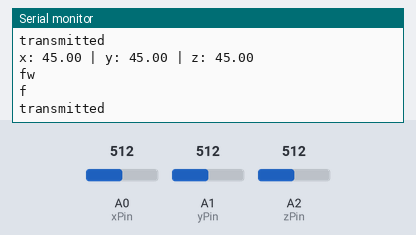
The sketch below on a simulated Arduino Uno, built with avr-gcc and run on an emulated ATmega328P. On the bench: the last lines printed to the serial monitor. The test bench sets the inputs (shaded band); at power-on: A1 (yPin) = 512, A0 (xPin) = 512, A2 (zPin) = 512. No radio packets arrive unless stated.

Above: at 4.0 s.
4.1 s: A1 (yPin) set to 392
At 6.9 s:
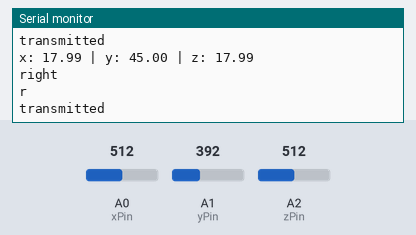
8.2 s: A0 (xPin) set to 481
At 10.4 s:
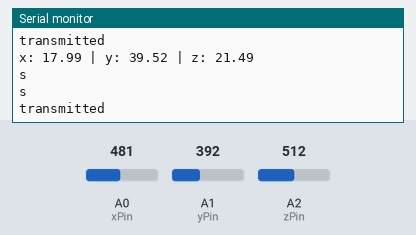
14.5 s: A0 (xPin) set to 140
At 17.5 s:
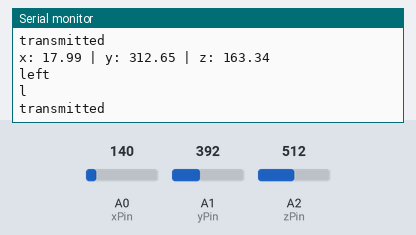
18.6 s: A2 (zPin) set to 392
22.7 s: A1 (yPin) set to 412
26.8 s: A2 (zPin) set to 412
Timing chart, 0 to 29.8 s (numbered marks = the images above; inputs shaded):
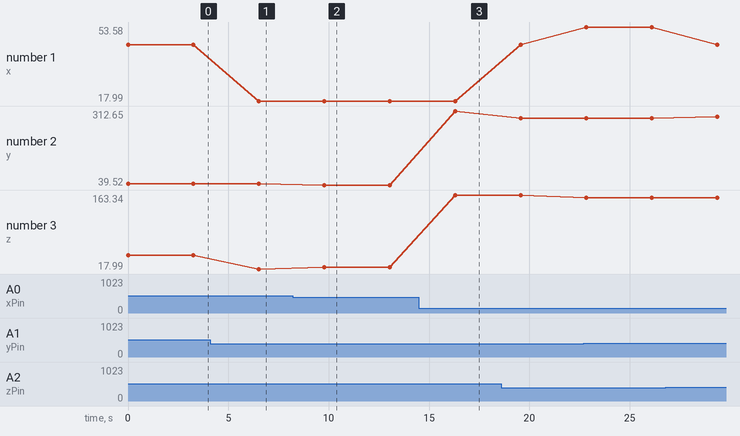

Measured:
- after the input at 4.1 s, the serial monitor: prints a new line after 2.4 s (image 1)
- after the input at 8.2 s, the serial monitor: prints a new line after 1.6 s (image 2)
- after the input at 14.5 s, the serial monitor: prints a new line after 1.8 s (image 3)
- plotted number 1: 45 → 17.99 after the input at 4.1 s, 17.99 → 45 after the input at 18.6 s, 45 → 53.58 after the input at 22.7 s, 53.58 → 45 after the input at 26.8 s
- plotted number 2: 45 → 39.52 after the input at 8.2 s, 39.52 → 312.65 after the input at 14.5 s, 312.65 → 286.66 after the input at 18.6 s, 286.66 → 292.07 after the input at 26.8 s
- plotted number 3: 45 → 17.99 after the input at 4.1 s, 17.99 → 21.49 after the input at 8.2 s, 21.49 → 163.34 after the input at 14.5 s, 163.34 → 157.93 after the input at 22.7 s

The sketch:

finaltransmitter.ino
```cpp
 const int xPin = 0;
const int yPin = 1;
const int zPin = 2;
//The minimum and maximum values that came from
//the accelerometer while standing still
//You very well may need to change these
int minVal = 265;
int maxVal = 402;


//to hold the caculated values
double x;
double y;
double z;

#include "VirtualWire.h"


void setup(){
 //initialize seial communications at 9600 bps
Serial.begin(9600);
  vw_set_tx_pin(12);          // Sets pin D12 as the TX pin
  vw_set_ptt_inverted(true);  // Required for DR3100
  vw_setup(4000);         // Bits per sec

}


void loop(){

  //read the analog values from the accelerometer
  int xRead = analogRead(xPin);
  int yRead = analogRead(yPin);
  int zRead = analogRead(zPin);

  //convert read values to degrees -90 to 90 - Needed for atan2
  int xAng = map(xRead, minVal, maxVal, -90, 90);
  int yAng = map(yRead, minVal, maxVal, -90, 90);
  int zAng = map(zRead, minVal, maxVal, -90, 90);

  //Caculate 360deg values like so: atan2(-yAng, -zAng)
  //atan2 outputs the value of -? to ? (radians)
  //We are then converting the radians to degrees
  x = RAD_TO_DEG * (atan2(-yAng, -zAng) + PI);
  y = RAD_TO_DEG * (atan2(-xAng, -zAng) + PI);
  z = RAD_TO_DEG * (atan2(-yAng, -xAng) + PI);


  //Output the caculations
  Serial.print("x: ");
  Serial.print(x);
  Serial.print(" | y: ");
  Serial.print(y);
  Serial.print(" | z: ");
  Serial.println(z);


if(x<50&&x>20&&y<360&&y>0&&z<150&&z>40)
{
Serial.println("fw");
    const char *msg = "f";   // Message to be sent
    digitalWrite(13, true);      // Flash a light to show transmitting
    vw_send((uint8_t *)msg, strlen(msg)); //Sending the message
    vw_wait_tx(); // Wait until the whole message is gone
    Serial.println(*msg);
    Serial.println("transmitted");
    digitalWrite(13, false);   // Turn the LED off.
    delay(200);                 // A short gap
}
else if(x>=0&&x<=360&&y>50&&y<=360&&z>130&&z<210)
{
Serial.println("left");
    const char *msg = "l";   // Message to be sent
    digitalWrite(13, true);      // Flash a light to show transmitting
    vw_send((uint8_t *)msg, strlen(msg)); //Sending the message
    vw_wait_tx(); // Wait until the whole message is gone
    Serial.println(*msg);
    Serial.println("transmitted");
    digitalWrite(13, false);   // Turn the LED off.
    delay(200);                 // A short gap.


}
else if(x>0&&x<360&&y>15&&y<340&&z<20||z>345)
  {
    Serial.println("right"); //right
    const char *msg = "r";   // Message to be sent
    digitalWrite(13, true);      // Flash a light to show transmitting
    vw_send((uint8_t *)msg, strlen(msg)); //Sending the message
    vw_wait_tx(); // Wait until the whole message is gone
    Serial.println(*msg);
    Serial.println("transmitted");
    digitalWrite(13, false);   // Turn the LED off.
    delay(200);                 // A short gap.

  }
else
{
Serial.println("s"); //stop
    const char *msg = "s";   // Message to be sent
    digitalWrite(13, true);      // Flash a light to show transmitting
    vw_send((uint8_t *)msg, strlen(msg)); //Sending the message
    vw_wait_tx(); // Wait until the whole message is gone
    Serial.println(*msg);
    Serial.println("transmitted");
    digitalWrite(13, false);   // Turn the LED off.
    delay(200);                 // A short gap.

}
//}
delay(3000);

//just here to slow down the serial output - Easier to read
}
```
